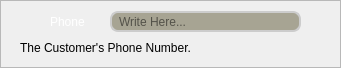
    <widget class="QFrame" name="Phone_Frame">
     <property name="geometry">
      <rect>
       <x>10</x>
       <y>132</y>
       <width>341</width>
       <height>68</height>
      </rect>
     </property>
     <property name="minimumSize">
      <size>
       <width>341</width>
       <height>68</height>
      </size>
     </property>
     <property name="maximumSize">
      <size>
       <width>341</width>
       <height>68</height>
      </size>
     </property>
     <property name="frameShape">
      <enum>QFrame::StyledPanel</enum>
     </property>
     <property name="frameShadow">
      <enum>QFrame::Raised</enum>
     </property>
     <widget class="QLabel" name="Customer_Phone_Icon">
      <property name="geometry">
       <rect>
        <x>20</x>
        <y>11</y>
        <width>21</width>
        <height>21</height>
       </rect>
      </property>
      <property name="minimumSize">
       <size>
        <width>21</width>
        <height>21</height>
       </size>
      </property>
      <property name="maximumSize">
       <size>
        <width>21</width>
        <height>21</height>
       </size>
      </property>
      <property name="styleSheet">
       <string notr="true">border: none;
background-color: rgba(0, 0, 0, 0);
color: rgb(255, 255, 255);
font: 75 18pt &quot;Acme&quot;;</string>
      </property>
      <property name="text">
       <string/>
      </property>
      <property name="pixmap">
       <pixmap resource="resources.qrc">:/Icons/Phone_White.png</pixmap>
      </property>
      <property name="scaledContents">
       <bool>true</bool>
      </property>
      <property name="alignment">
       <set>Qt::AlignCenter</set>
      </property>
     </widget>
     <widget class="QLabel" name="Customer_Phone_Label">
      <property name="geometry">
       <rect>
        <x>50</x>
        <y>11</y>
        <width>51</width>
        <height>21</height>
       </rect>
      </property>
      <property name="minimumSize">
       <size>
        <width>51</width>
        <height>21</height>
       </size>
      </property>
      <property name="maximumSize">
       <size>
        <width>51</width>
        <height>21</height>
       </size>
      </property>
      <property name="styleSheet">
       <string notr="true">border: none;
background-color: rgba(0, 0, 0, 0);
color: rgb(255, 255, 255);
font: 75 13pt &quot;Acme&quot;;</string>
      </property>
      <property name="text">
       <string>Phone</string>
      </property>
     </widget>
     <widget class="QLineEdit" name="Phone_Input">
      <property name="geometry">
       <rect>
        <x>110</x>
        <y>11</y>
        <width>191</width>
        <height>21</height>
       </rect>
      </property>
      <property name="minimumSize">
       <size>
        <width>191</width>
        <height>21</height>
       </size>
      </property>
      <property name="maximumSize">
       <size>
        <width>191</width>
        <height>21</height>
       </size>
      </property>
      <property name="styleSheet">
       <string notr="true">QLineEdit {
	background-color:rgb(167, 164, 147);
	padding-left: 5px;
	border: 2px solid #ccc;
	border-radius: 8px;
	background-repeat: no-repeat;
	background-position: left center;
	font: 75 15pt &quot;Acme&quot;;
}</string>
      </property>
      <property name="maxLength">
       <number>8</number>
      </property>
      <property name="placeholderText">
       <string>Write Here...</string>
      </property>
     </widget>
     <widget class="QLabel" name="Phone_Infos">
      <property name="geometry">
       <rect>
        <x>20</x>
        <y>37</y>
        <width>301</width>
        <height>21</height>
       </rect>
      </property>
      <property name="minimumSize">
       <size>
        <width>301</width>
        <height>21</height>
       </size>
      </property>
      <property name="maximumSize">
       <size>
        <width>301</width>
        <height>21</height>
       </size>
      </property>
      <property name="styleSheet">
       <string notr="true">QLabel {border: none;
background-color: rgba(0, 0, 0, 0);
color: rgbrgb(0, 174, 255);
font: 75 13pt &quot;Acme&quot;;
}</string>
      </property>
      <property name="text">
       <string>The Customer's Phone Number.</string>
      </property>
     </widget>
    </widget>
